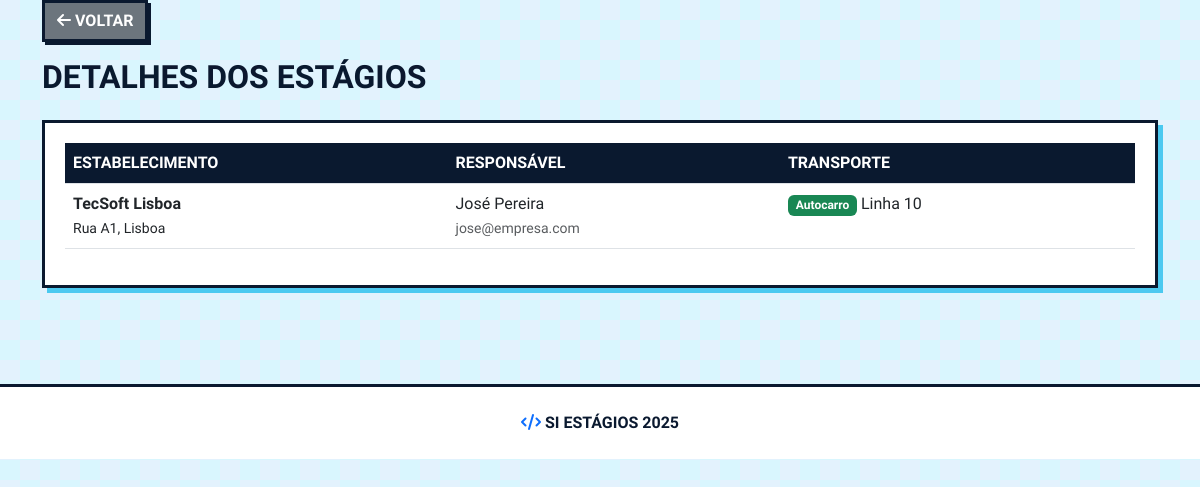
Screenshot of /siestagios_web_based/aluno/detalhes_empresa.php?id=1 with the database file from the repository.
### tables this page shows
CREATE TABLE `estabelecimento` (
  `empresa_id` int(11) NOT NULL,
  `responsavel_id` int(11) NOT NULL,
  `zona_id` int(11) NOT NULL,
  `estabelecimento_id` int(11) NOT NULL,
  `nome_comercial` varchar(150) DEFAULT NULL,
  `morada` varchar(150) DEFAULT NULL,
  `localidade` varchar(150) DEFAULT NULL,
  `codigo_postal` varchar(150) DEFAULT NULL,
  `telefone` varchar(150) DEFAULT NULL,
  `email` varchar(150) DEFAULT NULL,
  `foto` int(11) DEFAULT NULL,
  `horario_funcionamento` varchar(150) DEFAULT NULL,
  `data_surgimento` date DEFAULT NULL,
  `aceitou_estagiarios` varchar(150) DEFAULT NULL,
  `observacoes` varchar(150) DEFAULT NULL
);

CREATE TABLE `responsavel` (
  `responsavel_id` int(11) NOT NULL,
  `nome` varchar(150) DEFAULT NULL,
  `titulo` varchar(150) DEFAULT NULL,
  `cargo` varchar(150) DEFAULT NULL,
  `telefone_direto` varchar(150) DEFAULT NULL,
  `telemovel` varchar(150) DEFAULT NULL,
  `email` varchar(150) DEFAULT NULL,
  `observacoes` varchar(150) DEFAULT NULL
);

CREATE TABLE `transporte` (
  `transporte_id` int(11) NOT NULL,
  `meio_transporte` varchar(150) DEFAULT NULL,
  `linha` varchar(150) DEFAULT NULL,
  `observacoes` varchar(150) DEFAULT NULL
);

### siestagios_web_based/aluno/detalhes_empresa.php (the view)
<?php include '../db.php'; include '../includes/header.php';
$empresa_id = $_GET['id'];
?>
<a href="dashboard.php" class="btn btn-secondary mb-3"><i class="fas fa-arrow-left"></i> Voltar</a>
<h2 class="mb-4 text-uppercase fw-bold">Detalhes dos Estágios</h2>
<div class="table-container">
    <table class="table table-hover">
        <thead>
            <tr>
                <th>Estabelecimento</th>
                <th>Responsável</th>
                <th>Transporte</th>
            </tr>
        </thead>
        <tbody>
            <?php
            $sql = "SELECT est.nome_comercial, est.morada, est.localidade,
                           resp.nome as nome_resp, resp.email,
                           t.meio_transporte, t.linha
                    FROM estabelecimento est
                    JOIN responsavel resp ON est.responsavel_id = resp.responsavel_id
                    LEFT JOIN servido s ON est.estabelecimento_id = s.estabelecimento_id AND est.empresa_id = s.estabelecimento_empresa_id
                    LEFT JOIN transporte t ON s.transporte_id = t.transporte_id
                    WHERE est.empresa_id = $empresa_id";
            $result = mysqli_query($conn, $sql);
            if(mysqli_num_rows($result) > 0) {
                while($row = mysqli_fetch_assoc($result)) {
                    echo "<tr>";
                    echo "<td><b>".$row['nome_comercial']."</b><br><small>".$row['morada'].", ".$row['localidade']."</small></td>";
                    echo "<td>".$row['nome_resp']."<br><small class='text-muted'>".$row['email']."</small></td>";
                    echo "<td>".($row['meio_transporte'] ? "<span class='badge bg-success'>".$row['meio_transporte']."</span> ".$row['linha'] : "N/A")."</td>";
                    echo "</tr>";
                }
            } else {
                echo "<tr><td colspan='3' class='text-center'>sem informacao.</td></tr>";
            }
            ?>
        </tbody>
    </table>
</div>
<?php include '../includes/footer.php'; ?>

### siestagios_web_based/includes/header.php (style rules this page uses)
:root { --blue-dark: #0a192f; --blue-main: #007bff; --blue-light: #4cc9f0; --blue-pale: #e3f2fd; --white: #ffffff; --border-width: 3px; --shadow-dist: 5px; }
body { background-color: var(--blue-pale); background-image: linear-gradient(45deg, var(--blue-light) 25%, transparent 25%, transparent 75%, var(--blue-light) 75%, var(--blue-light)), linear-gradient(45deg, var(--blue-light) 25%, transparent 25%, transparent 75%, var(--blue-light) 75%, var(--blue-light)); background-size: 40px 40px; background-position: 0 0, 20px 20px; background-blend-mode: soft-light; font-family: 'Kanit', sans-serif; color: var(--blue-dark); min-height: 100vh; }
.btn { border: var(--border-width) solid var(--blue-dark); border-radius: 0; font-weight: 800; text-transform: uppercase; box-shadow: 3px 3px 0 var(--blue-dark); transition: all 0.1s; }
.table-container { background: white; border: var(--border-width) solid var(--blue-dark); box-shadow: var(--shadow-dist) var(--shadow-dist) 0 var(--blue-light); padding: 20px; }
.table thead th { background-color: var(--blue-dark); color: var(--white); text-transform: uppercase; }

### rows the page displays
estabelecimento: nome_comercial "TecSoft Lisboa", morada "Rua A1", localidade "Lisboa", responsavel.nome "José Pereira", responsavel.email "jose@empresa.com", transporte.meio_transporte "Autocarro", transporte.linha "Linha 10"
